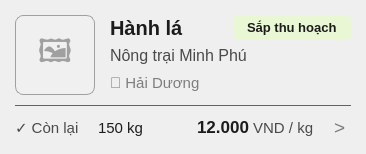
            <widget class="QFrame" name="card_6">
             <property name="cursor">
              <cursorShape>PointingHandCursor</cursorShape>
             </property>
             <property name="styleSheet">
              <string notr="true">QFrame#card_6 { background-color: #FFFFFF; border: 1px solid #3E7B40; border-radius: 8px; } QFrame#card_6:hover { border: 2px solid #5BA75D; }</string>
             </property>
             <layout class="QVBoxLayout" name="vbox_card6">
              <property name="spacing">
               <number>10</number>
              </property>
              <property name="leftMargin">
               <number>15</number>
              </property>
              <property name="topMargin">
               <number>15</number>
              </property>
              <property name="rightMargin">
               <number>15</number>
              </property>
              <property name="bottomMargin">
               <number>15</number>
              </property>

              <item>
               <layout class="QHBoxLayout" name="hbox_card6_top">
                <property name="spacing">
                 <number>15</number>
                </property>
                <item alignment="Qt::AlignTop">
                 <widget class="QLabel" name="img_6">
                  <property name="minimumSize">
                   <size>
                    <width>80</width>
                    <height>80</height>
                   </size>
                  </property>
                  <property name="maximumSize">
                   <size>
                    <width>80</width>
                    <height>80</height>
                   </size>
                  </property>
                  <property name="styleSheet">
                   <string notr="true">background-color: #F0F0F0; border: 1px solid #A0A0A0; border-radius: 8px; font-size: 24pt; color: #A0A0A0;</string>
                  </property>
                  <property name="text">
                   <string>🖼️</string>
                  </property>
                  <property name="alignment">
                   <set>Qt::AlignCenter</set>
                  </property>
                 </widget>
                </item>
                <item>
                 <layout class="QVBoxLayout" name="vbox_card6_info">
                  <property name="spacing">
                   <number>2</number>
                  </property>
                  <item>
                   <layout class="QHBoxLayout">
                    <item>
                     <widget class="QLabel">
                      <property name="text">
                       <string>Hành lá</string>
                      </property>
                      <property name="styleSheet">
                       <string notr="true">font-size: 15pt; font-weight: bold; color: #1C1C1C; border: none;</string>
                      </property>
                     </widget>
                    </item>
                    <item>
                     <spacer>
                      <property name="orientation">
                       <enum>Qt::Horizontal</enum>
                      </property>
                      <property name="sizeHint" stdset="0">
                       <size>
                        <width>10</width>
                        <height>10</height>
                       </size>
                      </property>
                     </spacer>
                    </item>
                    <item>
                     <widget class="QLabel">
                      <property name="text">
                       <string>Sắp thu hoạch</string>
                      </property>
                      <property name="styleSheet">
                       <string notr="true">background-color: #EAF7D5; color: #1C1C1C; border-radius: 4px; padding: 4px 10px; font-size: 10pt; font-weight: bold; border: none;</string>
                      </property>
                     </widget>
                    </item>
                   </layout>
                  </item>
                  <item>
                   <widget class="QLabel">
                    <property name="text">
                     <string>Nông trại Minh Phú</string>
                    </property>
                    <property name="styleSheet">
                     <string notr="true">font-size: 12pt; color: #4A4A4A; border: none;</string>
                    </property>
                   </widget>
                  </item>
                  <item>
                   <widget class="QLabel">
                    <property name="text">
                     <string>📍 Hải Dương</string>
                    </property>
                    <property name="styleSheet">
                     <string notr="true">font-size: 11pt; color: #7D7D7D; border: none;</string>
                    </property>
                   </widget>
                  </item>
                 </layout>
                </item>
               </layout>
              </item>

              <item>
               <widget class="QFrame" name="line_6">
                <property name="minimumSize">
                 <size>
                  <width>0</width>
                  <height>1</height>
                 </size>
                </property>
                <property name="maximumSize">
                 <size>
                  <width>16777215</width>
                  <height>1</height>
                 </size>
                </property>
                <property name="styleSheet">
                 <string notr="true">background-color: #3E7B40;</string>
                </property>
               </widget>
              </item>

              <item>
               <layout class="QHBoxLayout" name="hbox_card6_bot">
                <item>
                 <widget class="QLabel">
                  <property name="text">
                   <string>✓ Còn lại</string>
                  </property>
                  <property name="styleSheet">
                   <string notr="true">font-size: 11pt; color: #4A4A4A; border: none;</string>
                  </property>
                 </widget>
                </item>
                <item>
                 <widget class="QLabel">
                  <property name="text">
                   <string>150 kg</string>
                  </property>
                  <property name="styleSheet">
                   <string notr="true">font-size: 11pt; color: #1C1C1C; border: none; margin-left: 5px;</string>
                  </property>
                 </widget>
                </item>
                <item>
                 <spacer>
                  <property name="orientation">
                   <enum>Qt::Horizontal</enum>
                  </property>
                  <property name="sizeHint" stdset="0">
                   <size>
                    <width>40</width>
                    <height>10</height>
                   </size>
                  </property>
                 </spacer>
                </item>
                <item>
                 <widget class="QLabel">
                  <property name="text">
                   <string>&lt;html&gt;&lt;body&gt;&lt;span style=&quot;font-weight:bold; font-size:13pt; color:#1C1C1C;&quot;&gt;12.000&lt;/span&gt;&lt;span style=&quot;font-size:11pt; color:#4A4A4A;&quot;&gt; VND / kg&lt;/span&gt;&lt;/body&gt;&lt;/html&gt;</string>
                  </property>
                  <property name="styleSheet">
                   <string notr="true">border: none;</string>
                  </property>
                 </widget>
                </item>
                <item>
                 <widget class="QLabel">
                  <property name="text">
                   <string>&gt;</string>
                  </property>
                  <property name="styleSheet">
                   <string notr="true">font-size: 14pt; color: #7D7D7D; border: none; margin-left: 5px;</string>
                  </property>
                 </widget>
                </item>
               </layout>
              </item>
             </layout>
            </widget>
